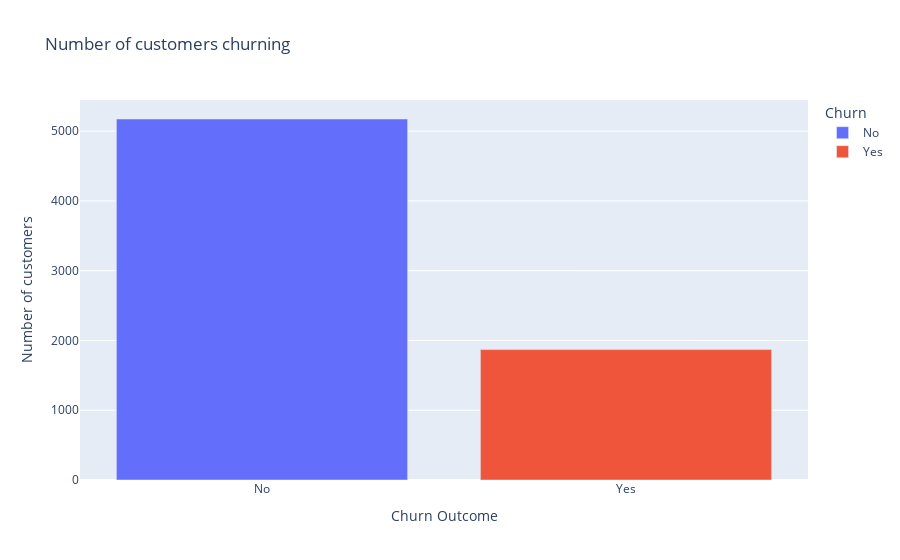

Here is the notebook cell this chart was saved with:
### Markdown cell above
### Univariate analysis

### Code cell
# Display a bar graph for churn

labels = data_df['Churn'].value_counts()

fig = px.bar(
    data_frame=labels,
    x=labels.index,
    y=labels.values,
    color=labels.index,
    
    title='Number of customers churning'
)

fig.update_layout(xaxis_title='Churn Outcome', yaxis_title='Number of customers')
fig.show()

### Figure 1 — Plotly figure (JSON) as saved in the notebook; plotly's stock layout.template omitted (floating-point values rounded to 4 significant figures)
{"data": [{"alignmentgroup": "True", "hovertemplate": "Churn=%{x}<br>y=%{y}<extra></extra>", "legendgroup": "No", "marker": {"color": "#636efa", "pattern": {"shape": ""}}, "name": "No", "offsetgroup": "No", "orientation": "v", "showlegend": true, "textposition": "auto", "type": "bar", "x": ["No"], "xaxis": "x", "y": [5174], "yaxis": "y"}, {"alignmentgroup": "True", "hovertemplate": "Churn=%{x}<br>y=%{y}<extra></extra>", "legendgroup": "Yes", "marker": {"color": "#EF553B", "pattern": {"shape": ""}}, "name": "Yes", "offsetgroup": "Yes", "orientation": "v", "showlegend": true, "textposition": "auto", "type": "bar", "x": ["Yes"], "xaxis": "x", "y": [1869], "yaxis": "y"}], "layout": {"barmode": "relative", "legend": {"title": {"text": "Churn"}, "tracegroupgap": 0}, "title": {"text": "Number of customers churning"}, "xaxis": {"anchor": "y", "categoryarray": ["No", "Yes"], "categoryorder": "array", "domain": [0, 1], "title": {"text": "Churn Outcome"}}, "yaxis": {"anchor": "x", "domain": [0, 1], "title": {"text": "Number of customers"}}}}
